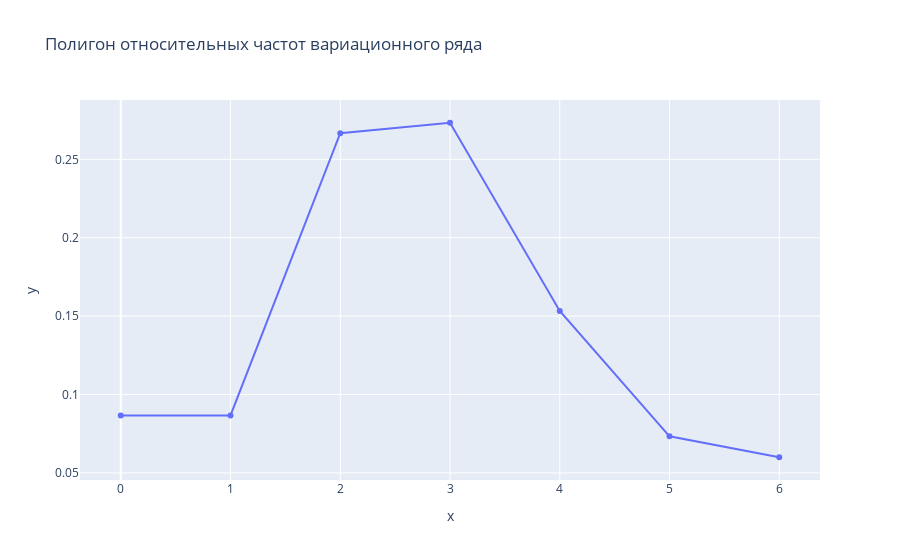

Source (notebook cell):
### Markdown cell above
### Полигон относительных частот вариационного ряда

### Code cell
fig = px.line(x=unique, y=rel_freq.iloc[0], markers=True, title='Полигон относительных частот вариационного ряда')
fig.show()

### Figure 1 — Plotly figure (JSON) as saved in the notebook; plotly's stock layout.template omitted (floating-point values rounded to 4 significant figures)
{"data": [{"hovertemplate": "x=%{x}<br>y=%{y}<extra></extra>", "legendgroup": "", "line": {"color": "#636efa", "dash": "solid"}, "marker": {"symbol": "circle"}, "mode": "markers+lines", "name": "", "orientation": "v", "showlegend": false, "x": [0, 1, 2, 3, 4, 5, 6], "xaxis": "x", "y": [0.08667, 0.08667, 0.2667, 0.2733, 0.1533, 0.07333, 0.06], "yaxis": "y", "type": "scatter"}], "layout": {"xaxis": {"anchor": "y", "domain": [0.0, 1.0], "title": {"text": "x"}}, "yaxis": {"anchor": "x", "domain": [0.0, 1.0], "title": {"text": "y"}}, "legend": {"tracegroupgap": 0}, "title": {"text": "Полигон относительных частот вариационного ряда"}}}
